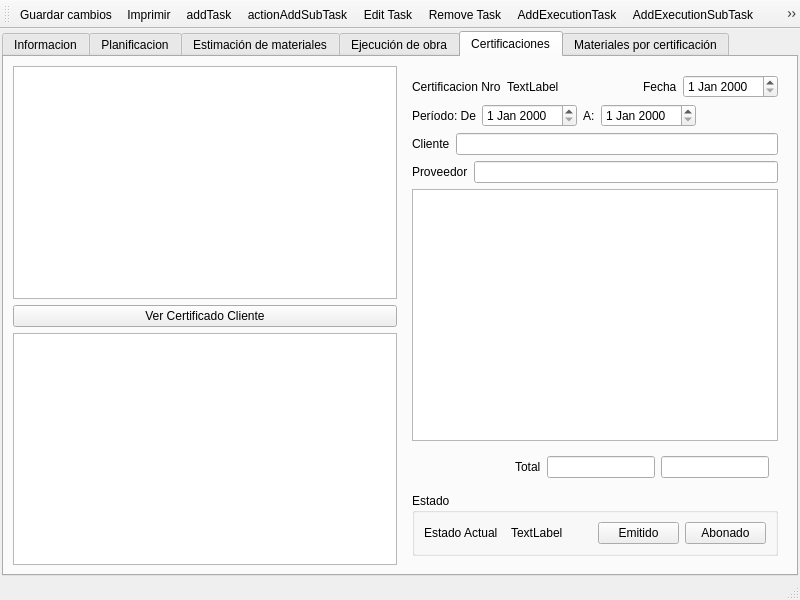
<?xml version="1.0" encoding="UTF-8"?>
<ui version="4.0">
 <class>ProjectWindow</class>
 <widget class="QMainWindow" name="ProjectWindow">
  <property name="geometry">
   <rect>
    <x>0</x>
    <y>0</y>
    <width>800</width>
    <height>600</height>
   </rect>
  </property>
  <property name="windowTitle">
   <string>MainWindow</string>
  </property>
  <property name="windowIcon">
   <iconset resource="../mksplanner.qrc">
    <normaloff>:/tableWindow/tools/business.png</normaloff>:/tableWindow/tools/business.png</iconset>
  </property>
  <widget class="QWidget" name="centralwidget">
   <layout class="QVBoxLayout" name="verticalLayout">
    <property name="spacing">
     <number>2</number>
    </property>
    <property name="leftMargin">
     <number>2</number>
    </property>
    <property name="topMargin">
     <number>2</number>
    </property>
    <property name="rightMargin">
     <number>2</number>
    </property>
    <property name="bottomMargin">
     <number>2</number>
    </property>
    <item>
     <widget class="QTabWidget" name="tabWidget">
      <property name="currentIndex">
       <number>4</number>
      </property>
      <widget class="QWidget" name="tab">
       <attribute name="icon">
        <iconset resource="../mksplanner.qrc">
         <normaloff>:/tableWindow/tools/circle.png</normaloff>:/tableWindow/tools/circle.png</iconset>
       </attribute>
       <attribute name="title">
        <string>Informacion</string>
       </attribute>
       <layout class="QVBoxLayout" name="verticalLayout_2">
        <item>
         <layout class="QGridLayout" name="gridLayout">
          <item row="1" column="1">
           <layout class="QFormLayout" name="formLayout_2">
            <item row="1" column="0">
             <widget class="QLabel" name="Inicio">
              <property name="text">
               <string>Inicio de obra</string>
              </property>
             </widget>
            </item>
            <item row="1" column="1">
             <widget class="QDateEdit" name="dateInicioReal"/>
            </item>
            <item row="2" column="0">
             <widget class="QLabel" name="Findeo">
              <property name="text">
               <string>Fin de obra</string>
              </property>
             </widget>
            </item>
            <item row="2" column="1">
             <widget class="QDateEdit" name="dateFinReal"/>
            </item>
            <item row="3" column="0">
             <widget class="QLabel" name="label_13">
              <property name="text">
               <string>Duración</string>
              </property>
             </widget>
            </item>
            <item row="3" column="1">
             <widget class="QLabel" name="lblDuracionReal">
              <property name="text">
               <string>TextLabel</string>
              </property>
             </widget>
            </item>
            <item row="0" column="0" colspan="2">
             <widget class="QLabel" name="label_10">
              <property name="text">
               <string>Valores reales</string>
              </property>
             </widget>
            </item>
           </layout>
          </item>
          <item row="1" column="0">
           <layout class="QFormLayout" name="formLayout">
            <item row="0" column="0" colspan="2">
             <widget class="QLabel" name="label_9">
              <property name="text">
               <string>Valores estimados</string>
              </property>
             </widget>
            </item>
            <item row="1" column="0">
             <widget class="QLabel" name="label_5">
              <property name="text">
               <string>Inicio de obra</string>
              </property>
             </widget>
            </item>
            <item row="1" column="1">
             <widget class="QDateEdit" name="dateEstimacionInicio"/>
            </item>
            <item row="2" column="0">
             <widget class="QLabel" name="label_6">
              <property name="text">
               <string>Fin de obra</string>
              </property>
             </widget>
            </item>
            <item row="2" column="1">
             <widget class="QDateEdit" name="dateEstimacionFinalizacion"/>
            </item>
            <item row="3" column="0">
             <widget class="QLabel" name="label_7">
              <property name="text">
               <string>Plazo</string>
              </property>
             </widget>
            </item>
            <item row="4" column="0">
             <widget class="QLabel" name="lblCosto">
              <property name="text">
               <string>Costo</string>
              </property>
             </widget>
            </item>
            <item row="4" column="1">
             <widget class="QLineEdit" name="txtCosto">
              <property name="readOnly">
               <bool>true</bool>
              </property>
             </widget>
            </item>
            <item row="3" column="1">
             <widget class="QLineEdit" name="txtPlazo">
              <property name="readOnly">
               <bool>true</bool>
              </property>
             </widget>
            </item>
           </layout>
          </item>
          <item row="0" column="0" colspan="2">
           <layout class="QFormLayout" name="formLayout_3">
            <item row="1" column="0">
             <widget class="QLabel" name="label">
              <property name="text">
               <string>Propietario</string>
              </property>
             </widget>
            </item>
            <item row="1" column="1">
             <widget class="QLineEdit" name="txtPropietario">
              <property name="readOnly">
               <bool>false</bool>
              </property>
             </widget>
            </item>
            <item row="2" column="0">
             <widget class="QLabel" name="label_2">
              <property name="text">
               <string>Direccion</string>
              </property>
             </widget>
            </item>
            <item row="2" column="1">
             <widget class="QLineEdit" name="txtDireccion">
              <property name="readOnly">
               <bool>false</bool>
              </property>
             </widget>
            </item>
            <item row="3" column="0">
             <widget class="QLabel" name="label_3">
              <property name="text">
               <string>Email</string>
              </property>
             </widget>
            </item>
            <item row="3" column="1">
             <widget class="QLineEdit" name="txtEmail">
              <property name="readOnly">
               <bool>false</bool>
              </property>
             </widget>
            </item>
            <item row="4" column="0">
             <widget class="QLabel" name="label_4">
              <property name="text">
               <string>Telefono</string>
              </property>
             </widget>
            </item>
            <item row="4" column="1">
             <widget class="QLineEdit" name="txtTelefono">
              <property name="readOnly">
               <bool>false</bool>
              </property>
             </widget>
            </item>
            <item row="0" column="0">
             <widget class="QLabel" name="label_15">
              <property name="text">
               <string>Nombre</string>
              </property>
             </widget>
            </item>
            <item row="0" column="1">
             <widget class="QLabel" name="lblFilename">
              <property name="text">
               <string>TextLabel</string>
              </property>
             </widget>
            </item>
           </layout>
          </item>
         </layout>
        </item>
        <item>
         <widget class="QGroupBox" name="groupBox">
          <property name="title">
           <string>Estado</string>
          </property>
          <layout class="QHBoxLayout" name="horizontalLayout">
           <item>
            <widget class="QLabel" name="label_8">
             <property name="text">
              <string>Estado Actual:</string>
             </property>
            </widget>
           </item>
           <item>
            <widget class="QLabel" name="lblEstadoActual">
             <property name="text">
              <string>TextLabel</string>
             </property>
            </widget>
           </item>
           <item>
            <widget class="QPushButton" name="btnEjecucion">
             <property name="text">
              <string>En ejecución</string>
             </property>
            </widget>
           </item>
           <item>
            <widget class="QPushButton" name="btnPausa">
             <property name="text">
              <string>En Pausa</string>
             </property>
            </widget>
           </item>
           <item>
            <widget class="QPushButton" name="btnFin">
             <property name="text">
              <string>Finalizado</string>
             </property>
            </widget>
           </item>
          </layout>
         </widget>
        </item>
        <item>
         <spacer name="verticalSpacer">
          <property name="orientation">
           <enum>Qt::Vertical</enum>
          </property>
          <property name="sizeHint" stdset="0">
           <size>
            <width>20</width>
            <height>40</height>
           </size>
          </property>
         </spacer>
        </item>
       </layout>
      </widget>
      <widget class="QWidget" name="tab_2">
       <attribute name="icon">
        <iconset resource="../mksplanner.qrc">
         <normaloff>:/tableWindow/tools/graphic.png</normaloff>:/tableWindow/tools/graphic.png</iconset>
       </attribute>
       <attribute name="title">
        <string>Planificacion</string>
       </attribute>
       <layout class="QVBoxLayout" name="verticalLayout_3">
        <item>
         <widget class="KDGantt::View" name="planningView" native="true"/>
        </item>
       </layout>
      </widget>
      <widget class="QWidget" name="tab_3">
       <attribute name="icon">
        <iconset resource="../mksplanner.qrc">
         <normaloff>:/tableWindow/tools/material-1.png</normaloff>:/tableWindow/tools/material-1.png</iconset>
       </attribute>
       <attribute name="title">
        <string>Estimación de materiales</string>
       </attribute>
       <layout class="QVBoxLayout" name="verticalLayout_4">
        <item>
         <widget class="QTableWidget" name="tblEstimacionMateriales"/>
        </item>
       </layout>
      </widget>
      <widget class="QWidget" name="tab_4">
       <attribute name="icon">
        <iconset resource="../mksplanner.qrc">
         <normaloff>:/tableWindow/tools/tool-1.png</normaloff>:/tableWindow/tools/tool-1.png</iconset>
       </attribute>
       <attribute name="title">
        <string>Ejecución de obra</string>
       </attribute>
       <layout class="QVBoxLayout" name="verticalLayout_5">
        <item>
         <widget class="KDGantt::View" name="executionView" native="true"/>
        </item>
       </layout>
      </widget>
      <widget class="QWidget" name="tab_5">
       <attribute name="icon">
        <iconset resource="../mksplanner.qrc">
         <normaloff>:/tableWindow/tools/text.png</normaloff>:/tableWindow/tools/text.png</iconset>
       </attribute>
       <attribute name="title">
        <string>Certificaciones</string>
       </attribute>
       <layout class="QHBoxLayout" name="horizontalLayout_10" stretch="0,0">
        <item>
         <layout class="QVBoxLayout" name="verticalLayout_7">
          <item>
           <widget class="QTableView" name="tblCertificaciones"/>
          </item>
          <item>
           <widget class="QPushButton" name="btnVerCertificadoClienteEnProceso">
            <property name="text">
             <string>Ver Certificado Cliente</string>
            </property>
            <property name="checkable">
             <bool>true</bool>
            </property>
            <property name="checked">
             <bool>false</bool>
            </property>
           </widget>
          </item>
          <item>
           <widget class="QTableView" name="tblCertificados"/>
          </item>
         </layout>
        </item>
        <item>
         <widget class="QFrame" name="frmDetalleCertificado">
          <layout class="QVBoxLayout" name="layoutDetalleCertificado">
           <item>
            <layout class="QHBoxLayout" name="horizontalLayout_6">
             <item>
              <layout class="QHBoxLayout" name="horizontalLayout_3">
               <item>
                <widget class="QLabel" name="label_11">
                 <property name="text">
                  <string>Certificacion Nro</string>
                 </property>
                </widget>
               </item>
               <item>
                <widget class="QLabel" name="nroCertificado">
                 <property name="text">
                  <string>TextLabel</string>
                 </property>
                </widget>
               </item>
              </layout>
             </item>
             <item>
              <spacer name="horizontalSpacer">
               <property name="orientation">
                <enum>Qt::Horizontal</enum>
               </property>
               <property name="sizeHint" stdset="0">
                <size>
                 <width>40</width>
                 <height>20</height>
                </size>
               </property>
              </spacer>
             </item>
             <item>
              <layout class="QHBoxLayout" name="horizontalLayout_2">
               <item>
                <widget class="QLabel" name="label_14">
                 <property name="text">
                  <string>Fecha</string>
                 </property>
                </widget>
               </item>
               <item>
                <widget class="QDateEdit" name="dateEmision"/>
               </item>
              </layout>
             </item>
            </layout>
           </item>
           <item>
            <layout class="QHBoxLayout" name="horizontalLayout_7">
             <item>
              <layout class="QHBoxLayout" name="horizontalLayout_4">
               <item>
                <widget class="QLabel" name="label_17">
                 <property name="text">
                  <string>Período: De</string>
                 </property>
                </widget>
               </item>
               <item>
                <widget class="QDateEdit" name="dateDesde"/>
               </item>
              </layout>
             </item>
             <item>
              <layout class="QHBoxLayout" name="horizontalLayout_5">
               <item>
                <widget class="QLabel" name="label_18">
                 <property name="text">
                  <string>A:</string>
                 </property>
                </widget>
               </item>
               <item>
                <widget class="QDateEdit" name="dateHasta"/>
               </item>
               <item>
                <spacer name="horizontalSpacer_2">
                 <property name="orientation">
                  <enum>Qt::Horizontal</enum>
                 </property>
                 <property name="sizeHint" stdset="0">
                  <size>
                   <width>40</width>
                   <height>20</height>
                  </size>
                 </property>
                </spacer>
               </item>
              </layout>
             </item>
            </layout>
           </item>
           <item>
            <layout class="QHBoxLayout" name="horizontalLayout_8">
             <item>
              <widget class="QLabel" name="label_16">
               <property name="text">
                <string>Cliente</string>
               </property>
              </widget>
             </item>
             <item>
              <widget class="QLineEdit" name="txtCliente"/>
             </item>
            </layout>
           </item>
           <item>
            <layout class="QHBoxLayout" name="horizontalLayout_9">
             <item>
              <widget class="QLabel" name="label_19">
               <property name="text">
                <string>Proveedor</string>
               </property>
              </widget>
             </item>
             <item>
              <widget class="QLineEdit" name="txtProveedor"/>
             </item>
            </layout>
           </item>
           <item>
            <widget class="QTableView" name="tblTareasCertificado"/>
           </item>
           <item>
            <widget class="QFrame" name="horizontalFrame">
             <layout class="QHBoxLayout" name="horizontalLayout_12">
              <item>
               <spacer name="horizontalSpacer_3">
                <property name="orientation">
                 <enum>Qt::Horizontal</enum>
                </property>
                <property name="sizeHint" stdset="0">
                 <size>
                  <width>40</width>
                  <height>20</height>
                 </size>
                </property>
               </spacer>
              </item>
              <item>
               <widget class="QLabel" name="label_12">
                <property name="text">
                 <string>Total</string>
                </property>
               </widget>
              </item>
              <item>
               <widget class="QLineEdit" name="txtCostoTotal">
                <property name="readOnly">
                 <bool>true</bool>
                </property>
               </widget>
              </item>
              <item>
               <widget class="QLineEdit" name="txtPrecioTotal">
                <property name="readOnly">
                 <bool>true</bool>
                </property>
               </widget>
              </item>
             </layout>
            </widget>
           </item>
           <item>
            <widget class="QGroupBox" name="groupBox_2">
             <property name="title">
              <string>Estado</string>
             </property>
             <layout class="QHBoxLayout" name="horizontalLayout_11">
              <item>
               <widget class="QLabel" name="label_21">
                <property name="text">
                 <string>Estado Actual</string>
                </property>
               </widget>
              </item>
              <item>
               <widget class="QLabel" name="lblEstadoCertificacion">
                <property name="text">
                 <string>TextLabel</string>
                </property>
               </widget>
              </item>
              <item>
               <widget class="QPushButton" name="btnEmitido">
                <property name="text">
                 <string>Emitido</string>
                </property>
               </widget>
              </item>
              <item>
               <widget class="QPushButton" name="btnAbonado">
                <property name="text">
                 <string>Abonado</string>
                </property>
               </widget>
              </item>
             </layout>
            </widget>
           </item>
          </layout>
         </widget>
        </item>
       </layout>
      </widget>
      <widget class="QWidget" name="tab_6">
       <attribute name="icon">
        <iconset resource="../mksplanner.qrc">
         <normaloff>:/tableWindow/tools/material.png</normaloff>:/tableWindow/tools/material.png</iconset>
       </attribute>
       <attribute name="title">
        <string>Materiales por certificación</string>
       </attribute>
       <layout class="QHBoxLayout" name="horizontalLayout_14">
        <item>
         <layout class="QHBoxLayout" name="horizontalLayout_13">
          <item>
           <layout class="QVBoxLayout" name="verticalLayout_6">
            <item>
             <widget class="QLabel" name="label_20">
              <property name="text">
               <string>Certificaciones</string>
              </property>
             </widget>
            </item>
            <item>
             <widget class="QTableView" name="tblCertificacionesNoEmitidas"/>
            </item>
           </layout>
          </item>
          <item>
           <widget class="QTableWidget" name="tblEstimacionMaterialesCertificacion"/>
          </item>
         </layout>
        </item>
       </layout>
      </widget>
     </widget>
    </item>
   </layout>
  </widget>
  <widget class="QMenuBar" name="menubar">
   <property name="geometry">
    <rect>
     <x>0</x>
     <y>0</y>
     <width>800</width>
     <height>22</height>
    </rect>
   </property>
  </widget>
  <widget class="QStatusBar" name="statusbar"/>
  <widget class="QToolBar" name="toolBar">
   <property name="windowTitle">
    <string>toolBar</string>
   </property>
   <attribute name="toolBarArea">
    <enum>TopToolBarArea</enum>
   </attribute>
   <attribute name="toolBarBreak">
    <bool>false</bool>
   </attribute>
   <addaction name="actionGuardar_cambios"/>
   <addaction name="actionImprimir"/>
   <addaction name="actionAddTask"/>
   <addaction name="actionActionAddSubTask"/>
   <addaction name="actionEdit_Task"/>
   <addaction name="actionRemove_Task"/>
   <addaction name="actionAddExecutionTask"/>
   <addaction name="actionAddExecutionSubTask"/>
   <addaction name="actionEditExecutionTask"/>
   <addaction name="actionDeleteExecutionTask"/>
   <addaction name="actionInterrumpir_Ejecucion_Tarea"/>
   <addaction name="actionNueva_Certificacion"/>
   <addaction name="actionEditar_Certificacion"/>
   <addaction name="actionBorrar_Ceritificacion"/>
  </widget>
  <action name="actionAddTask">
   <property name="icon">
    <iconset resource="../mksplanner.qrc">
     <normaloff>:/tableWindow/tools/add</normaloff>:/tableWindow/tools/add</iconset>
   </property>
   <property name="text">
    <string>addTask</string>
   </property>
  </action>
  <action name="actionEdit_Task">
   <property name="icon">
    <iconset resource="../mksplanner.qrc">
     <normaloff>:/tableWindow/tools/edit</normaloff>:/tableWindow/tools/edit</iconset>
   </property>
   <property name="text">
    <string>Edit Task</string>
   </property>
  </action>
  <action name="actionRemove_Task">
   <property name="icon">
    <iconset resource="../mksplanner.qrc">
     <normaloff>:/tableWindow/tools/remove</normaloff>:/tableWindow/tools/remove</iconset>
   </property>
   <property name="text">
    <string>Remove Task</string>
   </property>
  </action>
  <action name="actionGuardar_cambios">
   <property name="icon">
    <iconset resource="../mksplanner.qrc">
     <normaloff>:/tableWindow/tools/save</normaloff>:/tableWindow/tools/save</iconset>
   </property>
   <property name="text">
    <string>Guardar cambios</string>
   </property>
  </action>
  <action name="actionImprimir">
   <property name="icon">
    <iconset resource="../mksplanner.qrc">
     <normaloff>:/tableWindow/tools/print</normaloff>:/tableWindow/tools/print</iconset>
   </property>
   <property name="text">
    <string>Imprimir</string>
   </property>
  </action>
  <action name="actionActionAddSubTask">
   <property name="icon">
    <iconset resource="../mksplanner.qrc">
     <normaloff>:/tableWindow/tools/squares.png</normaloff>:/tableWindow/tools/squares.png</iconset>
   </property>
   <property name="text">
    <string>actionAddSubTask</string>
   </property>
   <property name="toolTip">
    <string>Agregar sub tarea</string>
   </property>
  </action>
  <action name="actionAddExecutionTask">
   <property name="icon">
    <iconset resource="../mksplanner.qrc">
     <normaloff>:/tableWindow/tools/add</normaloff>:/tableWindow/tools/add</iconset>
   </property>
   <property name="text">
    <string>AddExecutionTask</string>
   </property>
   <property name="toolTip">
    <string>Agregar Tarea</string>
   </property>
  </action>
  <action name="actionEditExecutionTask">
   <property name="icon">
    <iconset resource="../mksplanner.qrc">
     <normaloff>:/tableWindow/tools/edit</normaloff>:/tableWindow/tools/edit</iconset>
   </property>
   <property name="text">
    <string>EditExecutionTask</string>
   </property>
  </action>
  <action name="actionDeleteExecutionTask">
   <property name="icon">
    <iconset resource="../mksplanner.qrc">
     <normaloff>:/tableWindow/tools/remove</normaloff>:/tableWindow/tools/remove</iconset>
   </property>
   <property name="text">
    <string>DeleteExecutionTask</string>
   </property>
  </action>
  <action name="actionAddExecutionSubTask">
   <property name="icon">
    <iconset resource="../mksplanner.qrc">
     <normaloff>:/tableWindow/tools/squares.png</normaloff>:/tableWindow/tools/squares.png</iconset>
   </property>
   <property name="text">
    <string>AddExecutionSubTask</string>
   </property>
  </action>
  <action name="actionInterrumpir_Ejecucion_Tarea">
   <property name="icon">
    <iconset resource="../mksplanner.qrc">
     <normaloff>:/tableWindow/tools/people.png</normaloff>:/tableWindow/tools/people.png</iconset>
   </property>
   <property name="text">
    <string>Interrumpir Ejecucion Tarea</string>
   </property>
  </action>
  <action name="actionNueva_Certificacion">
   <property name="icon">
    <iconset resource="../mksplanner.qrc">
     <normaloff>:/tableWindow/tools/add</normaloff>:/tableWindow/tools/add</iconset>
   </property>
   <property name="text">
    <string>Nueva Certificacion</string>
   </property>
  </action>
  <action name="actionEditar_Certificacion">
   <property name="icon">
    <iconset resource="../mksplanner.qrc">
     <normaloff>:/tableWindow/tools/edit</normaloff>:/tableWindow/tools/edit</iconset>
   </property>
   <property name="text">
    <string>Editar Certificacion</string>
   </property>
  </action>
  <action name="actionBorrar_Ceritificacion">
   <property name="icon">
    <iconset resource="../mksplanner.qrc">
     <normaloff>:/tableWindow/tools/remove</normaloff>:/tableWindow/tools/remove</iconset>
   </property>
   <property name="text">
    <string>Borrar Ceritificacion</string>
   </property>
  </action>
 </widget>
 <customwidgets>
  <customwidget>
   <class>KDGantt::View</class>
   <extends>QWidget</extends>
   <header location="global">KDGantt</header>
   <container>1</container>
  </customwidget>
 </customwidgets>
 <resources>
  <include location="../mksplanner.qrc"/>
 </resources>
 <connections/>
</ui>
